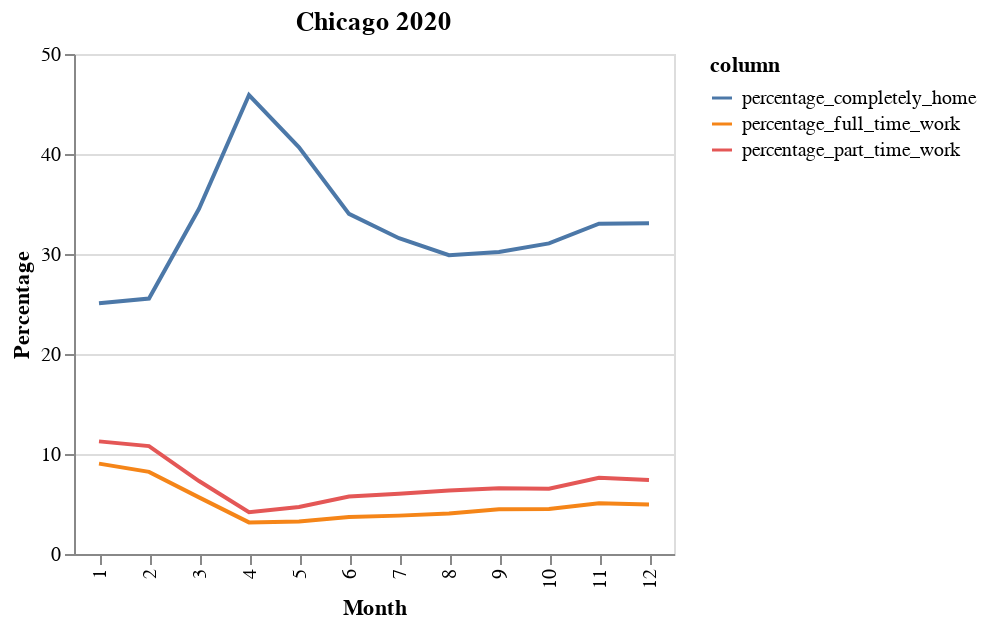

The notebook cell this image was saved under:
### Code cell
title = '{} {}'.format(city,year)
alt.Chart(d, title=title).mark_line().encode(
    x=alt.X('month:O', title='Month'),
    y=alt.Y('value:Q', type='quantitative', title='Percentage'),
    color='column:N'
).properties(
    width=300,
    height=250
).interactive()

### Figure 1 — Vega-Lite specification as saved in the notebook (floating-point values rounded to 4 significant figures)
{"config": {"view": {"continuousWidth": 400, "continuousHeight": 300}}, "data": {"values": [{"month": 1, "column": "percentage_completely_home", "value": 25.07}, {"month": 2, "column": "percentage_completely_home", "value": 25.55}, {"month": 3, "column": "percentage_completely_home", "value": 34.52}, {"month": 4, "column": "percentage_completely_home", "value": 45.9}, {"month": 5, "column": "percentage_completely_home", "value": 40.67}, {"month": 6, "column": "percentage_completely_home", "value": 34.01}, {"month": 7, "column": "percentage_completely_home", "value": 31.58}, {"month": 8, "column": "percentage_completely_home", "value": 29.88}, {"month": 9, "column": "percentage_completely_home", "value": 30.2}, {"month": 10, "column": "percentage_completely_home", "value": 31.06}, {"month": 11, "column": "percentage_completely_home", "value": 33.03}, {"month": 12, "column": "percentage_completely_home", "value": 33.08}, {"month": 1, "column": "percentage_part_time_work", "value": 11.26}, {"month": 2, "column": "percentage_part_time_work", "value": 10.79}, {"month": 3, "column": "percentage_part_time_work", "value": 7.293}, {"month": 4, "column": "percentage_part_time_work", "value": 4.171}, {"month": 5, "column": "percentage_part_time_work", "value": 4.693}, {"month": 6, "column": "percentage_part_time_work", "value": 5.74}, {"month": 7, "column": "percentage_part_time_work", "value": 6.022}, {"month": 8, "column": "percentage_part_time_work", "value": 6.354}, {"month": 9, "column": "percentage_part_time_work", "value": 6.57}, {"month": 10, "column": "percentage_part_time_work", "value": 6.535}, {"month": 11, "column": "percentage_part_time_work", "value": 7.624}, {"month": 12, "column": "percentage_part_time_work", "value": 7.402}, {"month": 1, "column": "percentage_full_time_work", "value": 9.039}, {"month": 2, "column": "percentage_full_time_work", "value": 8.21}, {"month": 3, "column": "percentage_full_time_work", "value": 5.664}, {"month": 4, "column": "percentage_full_time_work", "value": 3.162}, {"month": 5, "column": "percentage_full_time_work", "value": 3.257}, {"month": 6, "column": "percentage_full_time_work", "value": 3.688}, {"month": 7, "column": "percentage_full_time_work", "value": 3.837}, {"month": 8, "column": "percentage_full_time_work", "value": 4.045}, {"month": 9, "column": "percentage_full_time_work", "value": 4.466}, {"month": 10, "column": "percentage_full_time_work", "value": 4.498}, {"month": 11, "column": "percentage_full_time_work", "value": 5.069}, {"month": 12, "column": "percentage_full_time_work", "value": 4.949}]}, "mark": "line", "encoding": {"color": {"type": "nominal", "field": "column"}, "x": {"type": "ordinal", "field": "month", "title": "Month"}, "y": {"type": "quantitative", "field": "value", "title": "Percentage"}}, "height": 250, "selection": {"selector002": {"type": "interval", "bind": "scales", "encodings": ["x", "y"]}}, "title": "Chicago 2020", "width": 300, "$schema": "https://vega.github.io/schema/vega-lite/v4.8.1.json"}
